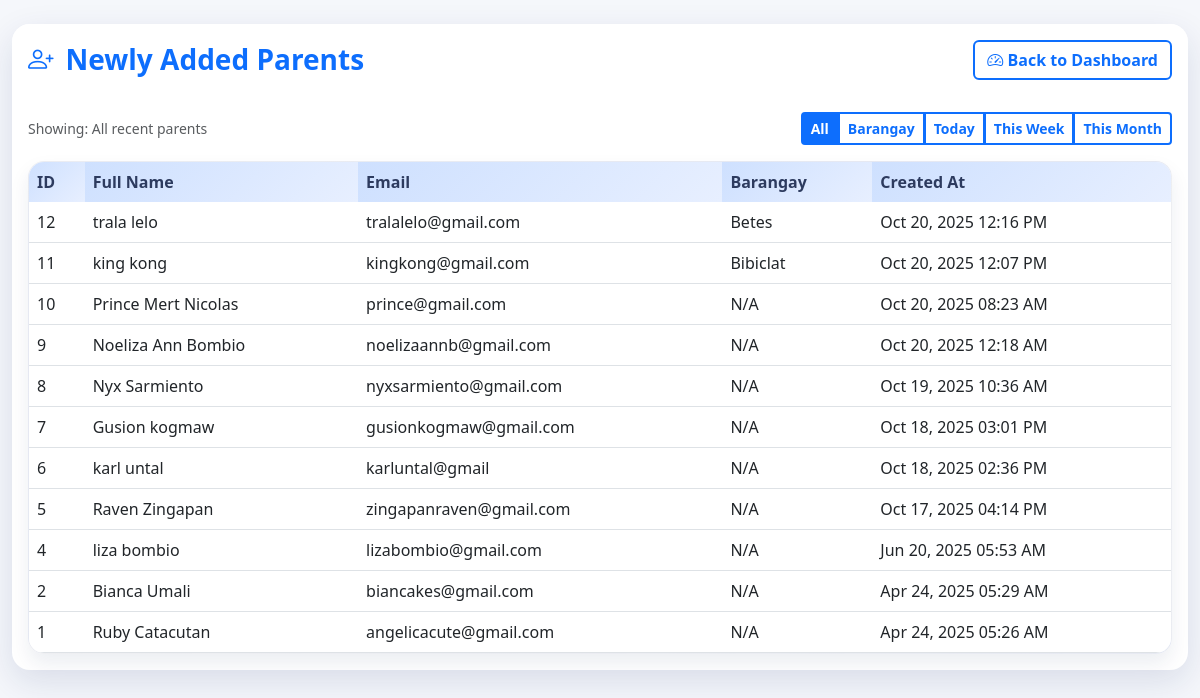
Page /newly_added_parents.php on the earlier database version.
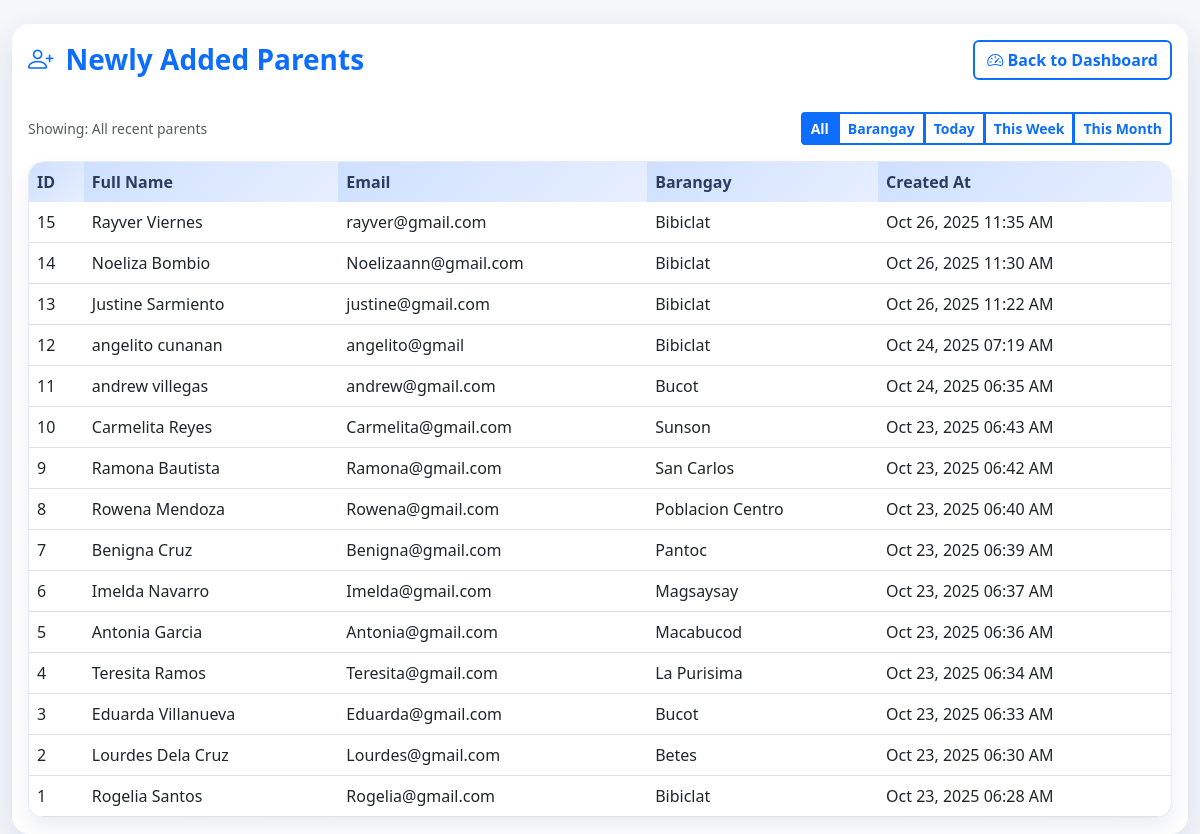
Same page on the later database version.
### tables this page shows
CREATE TABLE `parents` (
  `id` int(11) NOT NULL,
  `first_name` varchar(100) NOT NULL,
  `last_name` varchar(100) NOT NULL,
  `email` varchar(150) DEFAULT NULL,
  `phone` varchar(20) DEFAULT NULL,
  `address` text DEFAULT NULL,
  `baranggay` varchar(100) DEFAULT NULL,
  `created_at` timestamp NOT NULL DEFAULT current_timestamp(),
  `updated_at` timestamp NOT NULL DEFAULT current_timestamp() ON UPDATE current_timestamp(),
  `barangay` varchar(100) DEFAULT NULL
);

### newly_added_parents.php (the view, shortened to what this page needs)
<?php
require_once __DIR__ . '/dbForm.php';
$filter = isset($_GET['sort']) ? strtolower($_GET['sort']) : 'recent';
$filterLabels = [
    'recent' => 'All recent parents',
    'barangay' => 'Sorted by barangay (A-Z)',
    'day' => 'Added today',
    'week' => 'Added this week',
    'month' => 'Added this month',
];
$whereClause = '';
$orderClause = 'created_at DESC, id DESC';
$sql = "SELECT id, first_name, last_name, email, COALESCE(NULLIF(barangay, ''), NULLIF(baranggay, ''), 'N/A') AS barangay_name, created_at FROM parents $whereClause ORDER BY $orderClause";
$result = mysqli_query($con, $sql);
?>
<!DOCTYPE html>
<html lang="en">
<head>
    <link rel="stylesheet" href="https://cdn.jsdelivr.net/npm/bootstrap@5.3.0/dist/css/bootstrap.min.css">
    <link rel="stylesheet" href="https://cdn.jsdelivr.net/npm/bootstrap-icons/font/bootstrap-icons.css">
    <link rel="stylesheet" href="assets/css/theme.css">
</head>
<body>
<div class="container-fluid mt-4">
    <div class="card card-shadow">
        <div class="card-header bg-white border-0 py-3">
            <div class="d-flex justify-content-between align-items-center gap-2 flex-wrap">
                <h3 class="dashboard-title mb-0"><i class="bi bi-person-plus"></i> Newly Added Parents</h3>
                <a href="dashboard.php" class="btn btn-outline-primary">
                    <i class="bi bi-speedometer2"></i> Back to Dashboard
                </a>
            </div>
        </div>
        <div class="card-body">
            <div class="d-flex flex-wrap justify-content-between align-items-center mb-3 gap-2">
                <span class="text-muted small">Showing: <?php echo htmlspecialchars($filterLabels[$filter] ?? $filterLabels['recent']); ?></span>
                <div class="btn-group btn-group-sm" role="group" aria-label="Filter parents">
                    <a href="?sort=recent" class="btn btn-outline-primary<?php echo $filter === 'recent' ? ' active' : ''; ?>">All</a>
                    <a href="?sort=barangay" class="btn btn-outline-primary<?php echo $filter === 'barangay' ? ' active' : ''; ?>">Barangay</a>
                    <a href="?sort=day" class="btn btn-outline-primary<?php echo $filter === 'day' ? ' active' : ''; ?>">Today</a>
                    <a href="?sort=week" class="btn btn-outline-primary<?php echo $filter === 'week' ? ' active' : ''; ?>">This Week</a>
                    <a href="?sort=month" class="btn btn-outline-primary<?php echo $filter === 'month' ? ' active' : ''; ?>">This Month</a>
                </div>
            </div>
            <div class="table-modern table-modern-elevated">
                <div class="table-responsive">
                    <table class="table table-hover align-middle mb-0">
                        <thead>
                        <tr>
                            <th scope="col">ID</th>
                            <th scope="col">Full Name</th>
                            <th scope="col">Email</th>
                            <th scope="col">Barangay</th>
                            <th scope="col">Created At</th>
                        </tr>
                        </thead>
                        <tbody>
                        <?php if ($result && mysqli_num_rows($result) > 0): ?>
                            <?php while ($row = mysqli_fetch_assoc($result)): ?>
                                <tr>
                                    <td><?php echo htmlspecialchars($row['id']); ?></td>
                                    <td><?php echo htmlspecialchars(trim($row['first_name'] . ' ' . $row['last_name'])); ?></td>
                                    <td><?php echo htmlspecialchars($row['email'] ?? 'N/A'); ?></td>
                                    <td><?php echo htmlspecialchars($row['barangay_name'] ?? 'N/A'); ?></td>
                                    <td><?php echo htmlspecialchars($row['created_at'] ? date('M d, Y h:i A', strtotime($row['created_at'])) : 'N/A'); ?></td>
                                </tr>
                            <?php endwhile; ?>
                        <?php else: ?>
                            <tr>
                                <td class="text-center" colspan="5">No parent records found.</td>
                            </tr>
                        <?php endif; ?>
                        </tbody>
                    </table>
                </div>
            </div>
        </div>
    </div>
</div>
</body>
</html>

Differences in the rows shown:
added parents: id "15", first_name+last_name "Rayver Viernes", email "rayver@gmail.com", barangay_name "Bibiclat", created_at "Oct 26, 2025 11:35 AM"
added parents: id "14", first_name+last_name "Noeliza Bombio", email "Noelizaann@gmail.com", barangay_name "Bibiclat", created_at "Oct 26, 2025 11:30 AM"
added parents: id "13", first_name+last_name "Justine Sarmiento", email "justine@gmail.com", barangay_name "Bibiclat", created_at "Oct 26, 2025 11:22 AM"
changed parents id 12: first_name+last_name "trala lelo" → "angelito cunanan"; email "tralalelo@gmail.com" → "angelito@gmail"; barangay_name "Betes" → "Bibiclat"; created_at "Oct 20, 2025 12:16 PM" → "Oct 24, 2025 07:19 AM"
changed parents id 11: first_name+last_name "king kong" → "andrew villegas"; email "kingkong@gmail.com" → "andrew@gmail.com"; barangay_name "Bibiclat" → "Bucot"; created_at "Oct 20, 2025 12:07 PM" → "Oct 24, 2025 06:35 AM"
changed parents id 10: first_name+last_name "Prince Mert Nicolas" → "Carmelita Reyes"; email "prince@gmail.com" → "Carmelita@gmail.com"; barangay_name "N/A" → "Sunson"; created_at "Oct 20, 2025 08:23 AM" → "Oct 23, 2025 06:43 AM"
changed parents id 9: first_name+last_name "Noeliza Ann Bombio" → "Ramona Bautista"; email "noelizaannb@gmail.com" → "Ramona@gmail.com"; barangay_name "N/A" → "San Carlos"; created_at "Oct 20, 2025 12:18 AM" → "Oct 23, 2025 06:42 AM"
changed parents id 8: first_name+last_name "Nyx Sarmiento" → "Rowena Mendoza"; email "nyxsarmiento@gmail.com" → "Rowena@gmail.com"; barangay_name "N/A" → "Poblacion Centro"; created_at "Oct 19, 2025 10:36 AM" → "Oct 23, 2025 06:40 AM"
changed parents id 7: first_name+last_name "Gusion kogmaw" → "Benigna Cruz"; email "gusionkogmaw@gmail.com" → "Benigna@gmail.com"; barangay_name "N/A" → "Pantoc"; created_at "Oct 18, 2025 03:01 PM" → "Oct 23, 2025 06:39 AM"
changed parents id 6: first_name+last_name "karl untal" → "Imelda Navarro"; email "karluntal@gmail" → "Imelda@gmail.com"; barangay_name "N/A" → "Magsaysay"; created_at "Oct 18, 2025 02:36 PM" → "Oct 23, 2025 06:37 AM"
changed parents id 5: first_name+last_name "Raven Zingapan" → "Antonia Garcia"; email "zingapanraven@gmail.com" → "Antonia@gmail.com"; barangay_name "N/A" → "Macabucod"; created_at "Oct 17, 2025 04:14 PM" → "Oct 23, 2025 06:36 AM"
changed parents id 4: first_name+last_name "liza bombio" → "Teresita Ramos"; email "lizabombio@gmail.com" → "Teresita@gmail.com"; barangay_name "N/A" → "La Purisima"; created_at "Jun 20, 2025 05:53 AM" → "Oct 23, 2025 06:34 AM"
added parents: id "3", first_name+last_name "Eduarda Villanueva", email "Eduarda@gmail.com", barangay_name "Bucot", created_at "Oct 23, 2025 06:33 AM"
changed parents id 2: first_name+last_name "Bianca Umali" → "Lourdes Dela Cruz"; email "biancakes@gmail.com" → "Lourdes@gmail.com"; barangay_name "N/A" → "Betes"; created_at "Apr 24, 2025 05:29 AM" → "Oct 23, 2025 06:30 AM"
changed parents id 1: first_name+last_name "Ruby Catacutan" → "Rogelia Santos"; email "angelicacute@gmail.com" → "Rogelia@gmail.com"; barangay_name "N/A" → "Bibiclat"; created_at "Apr 24, 2025 05:26 AM" → "Oct 23, 2025 06:28 AM"
